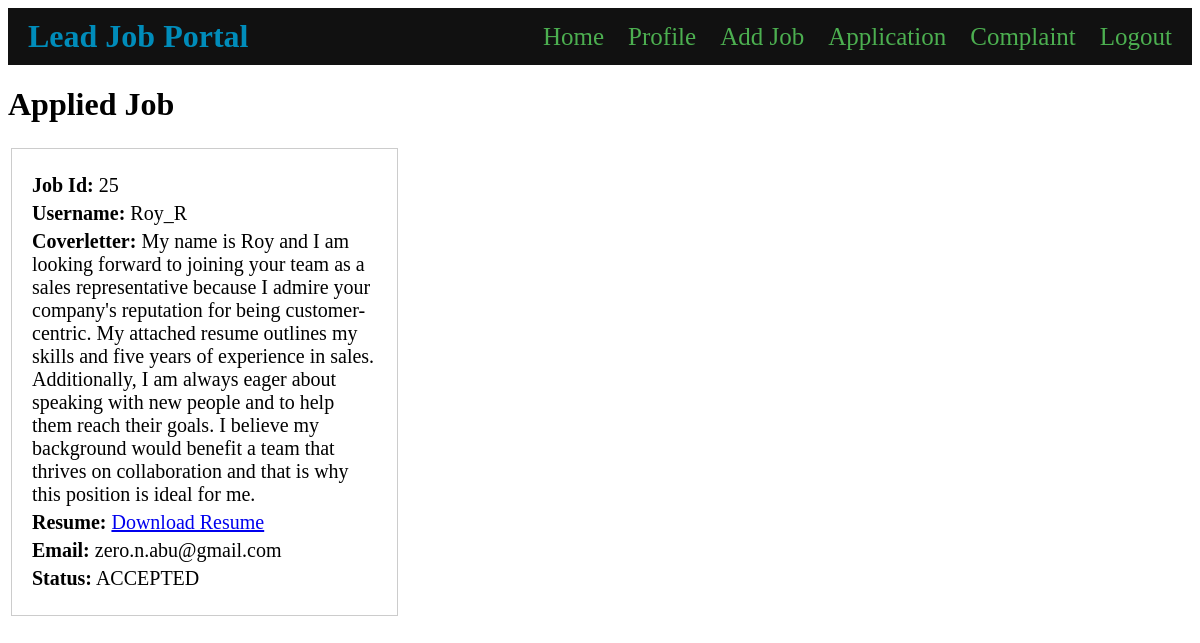
The page /employeer/job_application/ (signed in) on the database as committed earlier.
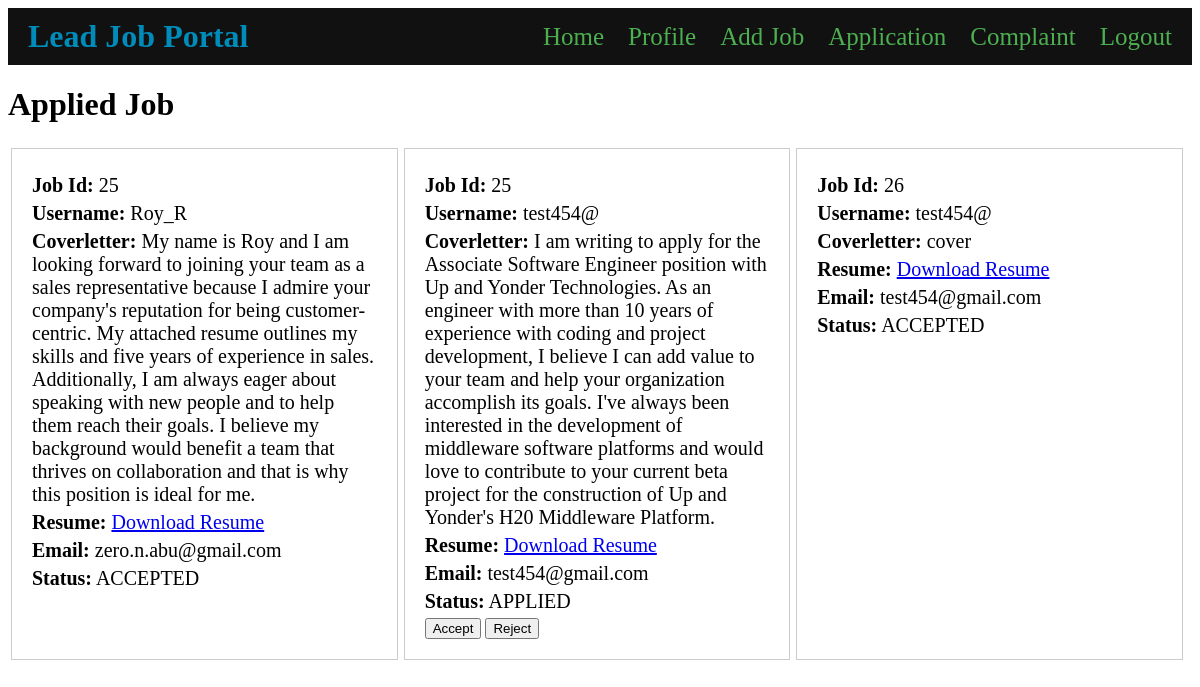
The same page on the database as committed later.
### job_seeker/models.py (models this page shows, shortened)
class JobApplication(models.Model):
    STATUS_CHOICES = [
        ('APPLIED', 'Applied'),
        ('ACCEPTED', 'Accepted'),
        ('REJECTED', 'Rejected'),
    ]
    user = models.ForeignKey(User, on_delete=models.CASCADE)
    UserProfile = models.ForeignKey(UserProfile, on_delete=models.CASCADE)
    job = models.ForeignKey(Job, on_delete=models.CASCADE)
    username = models.CharField(max_length=100)
    email = models.EmailField()
    resume = models.FileField(upload_to='resumes/', null=True, blank=True)
    cover_letter = models.TextField()
    full_name = models.CharField(max_length=255)
    status = models.CharField(max_length=10, choices=STATUS_CHOICES, default='APPLIED')

### employeer/views.py (the view)
# urls.py: path('job_application/', views.job_application, name='job_application'),
def job_application(request):
    user_company_jobs = request.user.company.job_set.all()
    job_ids = user_company_jobs.values_list('id', flat=True)
    application = JobApplication.objects.filter(job_id__in=job_ids)
    return render(request, 'employeer/job_application.html', {'application': application})

### employeer/templates/employeer/job_application.html (shortened to what this page needs)
{% include 'users/navbar.html' %}
<!DOCTYPE html>
<html lang="en">
<head>
</head>
<body>
    <h1>Applied Job</h1>
    <div class="job-listing-container">
        {% for item in application %}
        <div class="job-listing">
            <p><strong>Job Id:</strong> {{ item.job_id}}</p>
            <p><strong>Username:</strong> {{ item.user.username }}</p>
            <p><strong>Coverletter:</strong> {{ item.cover_letter }}</p>
            <p><strong>Resume:</strong> {% if item.resume %}
                <a href="{{ item.resume.url }}" class="resume-link" download>Download Resume</a>
                {% endif %}</p>
            <p><strong>Email:</strong> {{ item.email }}</p>
            <p><strong>Status:</strong> {{ item.status }}</p>
            {% if item.status not in 'ACCEPTED,REJECTED' %}
            <form method="POST" action="{% url 'employeer:update_status' item.id %}">
                <button type="submit" name="status" value="ACCEPTED">Accept</button>
                <button type="submit" name="status" value="REJECTED">Reject</button>
            </form>
            {% endif %}
        </div>
        {% empty %}
        <p>No job listings available.</p>
        {% endfor %}
    </div>
</body>
</html>

Rows that differ between the two databases and show on the page:
added JobApplication: job_id "25", user.username "test454@", cover_letter "I am writing to apply for the Associate Software Engineer position with Up and Yonder Technologies. As an engineer with more than 10 years of experience with coding and project development, I believe I can add value to your team and help your organization accomplish its goals. I've always been interested in the development of middleware software platforms and would love to contribute to your current beta project for the construction of Up and Yonder's H20 Middleware Platform.", email "test454@gmail.com", status "APPLIED", shows "Accept"
added JobApplication: job_id "26", user.username "test454@", cover_letter "cover", email "test454@gmail.com", status "ACCEPTED"
